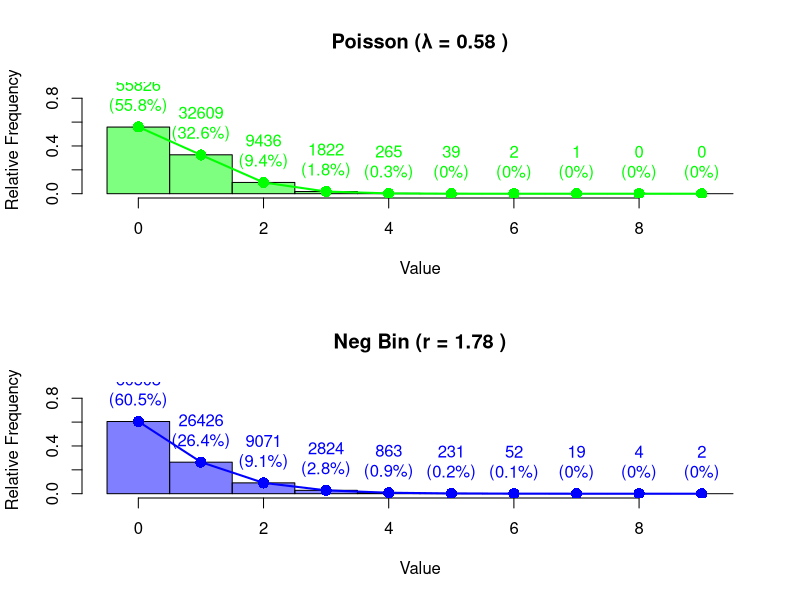

Write R code to recreate this figure.


# Set seed for reproducibility
set.seed(1234)

# Parameters
mean <- 0.58
r1 <- 1.78          # First dispersion parameter

# Generate 1000 random variates
n <- 100000
poisson_rvs <- rpois(n, lambda = mean)
nb1_rvs <- rnbinom(n, size = r1, mu = mean)

# Define x range for plotting (based on max observed values)
x_max <- max(poisson_rvs, nb1_rvs) #, nb2_rvs)
x <- 0:x_max

# Calculate theoretical PMFs
pmf_poisson <- dpois(x, lambda = mean)
pmf_nb1 <- dnbinom(x, size = r1, mu = mean)
#pmf_nb2 <- dnbinom(x, size = r2, mu = mean)

# Create histograms with relative frequencies and labels
par(mfrow = c(2, 1))  # 3 plots in a vertical stack

# Poisson
hist_data_p <- hist(poisson_rvs, breaks = seq(-0.5, x_max + 0.5, 1), freq = FALSE, 
                    col = rgb(0, 1, 0, 0.5), main = paste("Poisson (λ =", mean, ")"), 
                    xlab = "Value", ylab = "Relative Frequency", ylim = c(0, 0.9))
counts_p <- hist(poisson_rvs, breaks = seq(-0.5, x_max + 0.5, 1), plot = FALSE)$counts
percent_p <- round(counts_p / n * 100, 1)
labels_p <- paste(counts_p, "\n(", percent_p, "%)", sep = "")
text(x, hist_data_p$density + 0.05, labels = labels_p, pos = 3, col = "green")
points(x, pmf_poisson, col = "green", pch = 16, cex = 1.5)
lines(x, pmf_poisson, col = "green", lwd = 2)

# Negative Binomial (r = 1.78)
hist_data_nb1 <- hist(nb1_rvs, breaks = seq(-0.5, x_max + 0.5, 1), freq = FALSE, 
                      col = rgb(0, 0, 1, 0.5), main = paste("Neg Bin (r =", round(r1, 2), ")"), 
                      xlab = "Value", ylab = "Relative Frequency", ylim = c(0, 0.9))
counts_nb1 <- hist(nb1_rvs, breaks = seq(-0.5, x_max + 0.5, 1), plot = FALSE)$counts
percent_nb1 <- round(counts_nb1 / n * 100, 1)
labels_nb1 <- paste(counts_nb1, "\n(", percent_nb1, "%)", sep = "")
text(x, hist_data_nb1$density + 0.05, labels = labels_nb1, pos = 3, col = "blue")
points(x, pmf_nb1, col = "blue", pch = 16, cex = 1.5)
lines(x, pmf_nb1, col = "blue", lwd = 2)

# Negative Binomial (r ≈ 0.562)
# hist_data_nb2 <- hist(nb2_rvs, breaks = seq(-0.5, x_max + 0.5, 1), freq = FALSE, 
#                       col = rgb(1, 0, 0, 0.5), main = paste("Neg Bin (r =", round(r2, 3), ")"), 
#                       xlab = "Value", ylab = "Relative Frequency", ylim = c(0, 0.9))
# counts_nb2 <- hist(nb2_rvs, breaks = seq(-0.5, x_max + 0.5, 1), plot = FALSE)$counts
# percent_nb2 <- round(counts_nb2 / n * 100, 1)
# labels_nb2 <- paste(counts_nb2, "\n(", percent_nb2, "%)", sep = "")
# text(x, hist_data_nb2$density + 0.05, labels = labels_nb2, pos = 3, col = "red")
# points(x, pmf_nb2, col = "red", pch = 16, cex = 1.5)
# lines(x, pmf_nb2, col = "red", lwd = 2)

# Reset plotting parameters
par(mfrow = c(1, 1))
